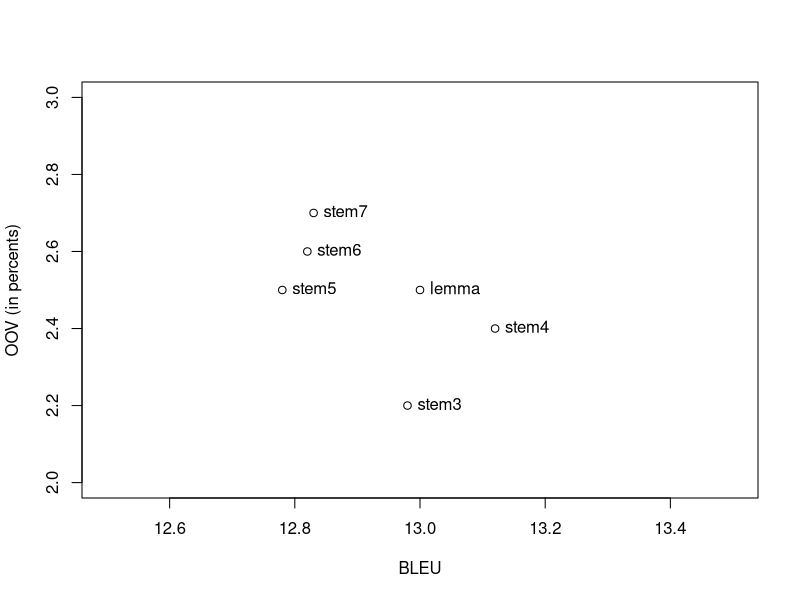

Write R code to recreate this figure.
png("csru_align.png")
BLEU<-c(13, 12.98, 13.12, 12.78, 12.82, 12.83)
OOV<-c(2.5, 2.2, 2.4, 2.5, 2.6, 2.7)
natpisi<-c("lemma", "stem3", "stem4", "stem5", "stem6", "stem7")
plot(BLEU,OOV, xlim=c(12.5,13.5), ylim=c(2,3), ylab="OOV (in percents)")
text(BLEU, OOV, natpisi, pos=4)
dev.off()